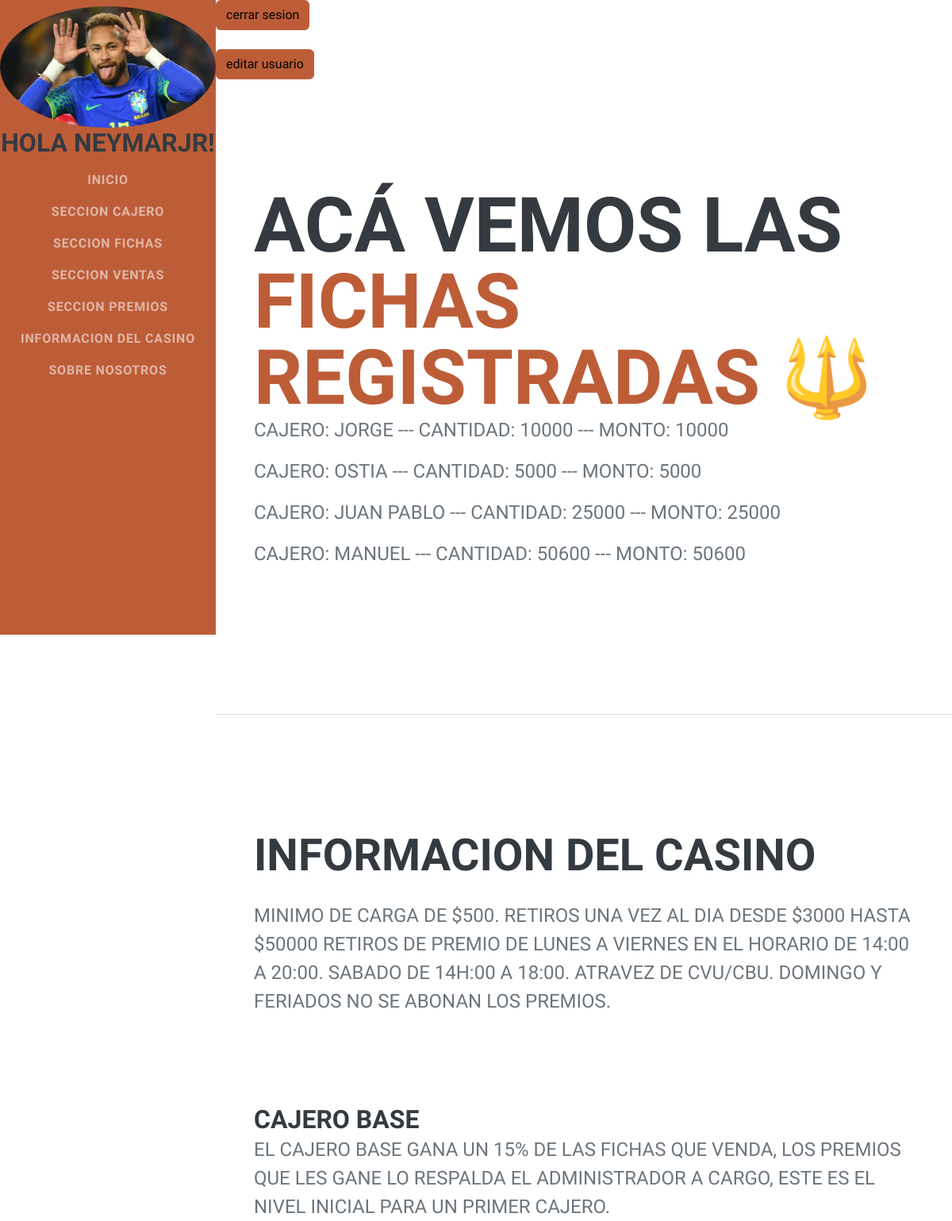
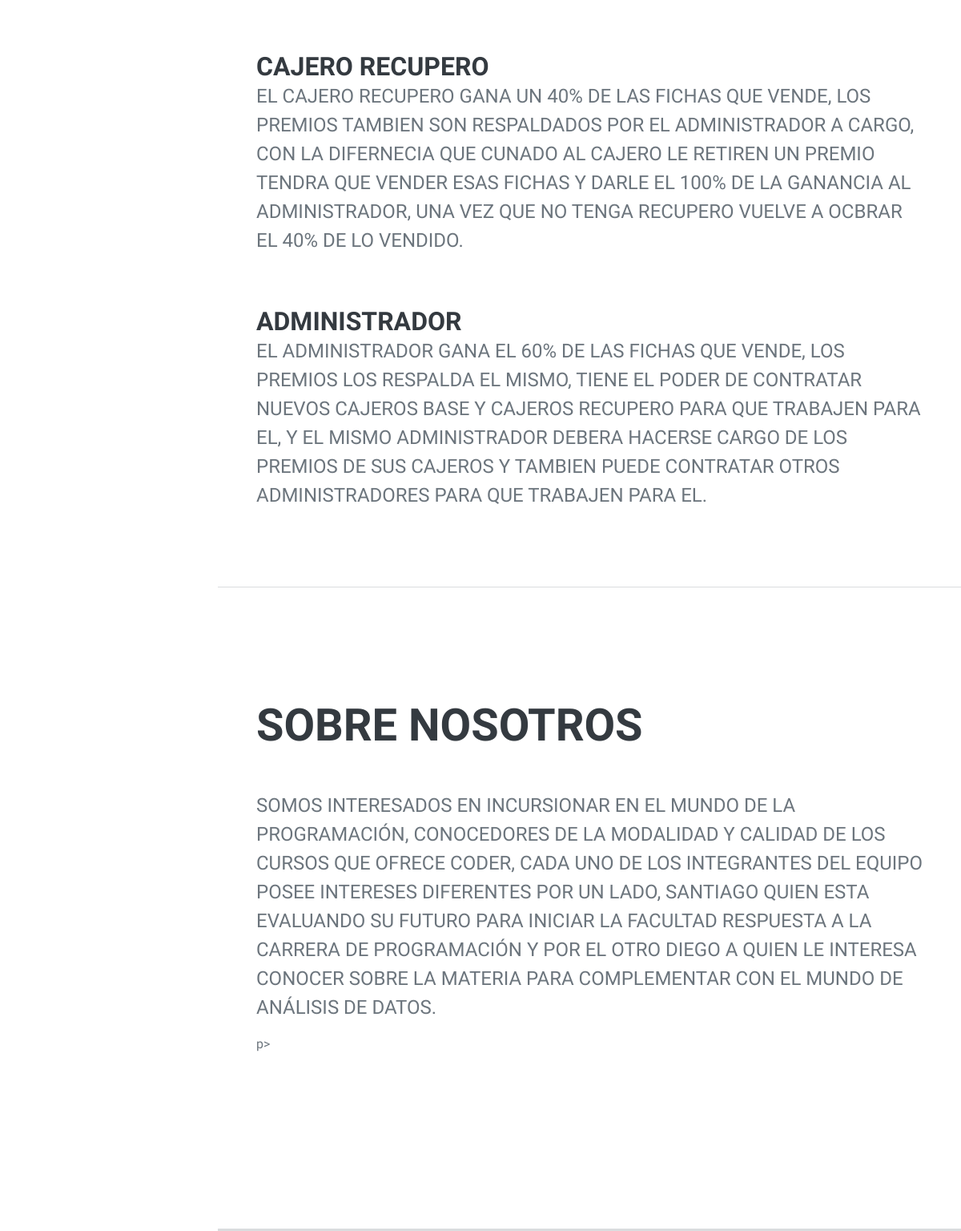
The page /mostrarficha/ (signed in) on the database its author committed (2 pictures, top to bottom).
### Appcasino/models.py (models this page shows, shortened)
class avatar(models.Model):
    user = models.ForeignKey(User,on_delete=models.CASCADE)
    imagen = models.ImageField(cajeros,upload_to='avatares', null=True, blank=True)

class fichas (models.Model):
    cajero = models.CharField (max_length = 25)
    cantidad = models.IntegerField ()
    precio = models.IntegerField ()
    porcentaje = models.IntegerField ()

### Appcasino/views.py (the view)
# urls.py: path("mostrarficha/",mostrar_fichas, name = "mfichas"),
@login_required
def mostrar_fichas (request):
    mis_fichas = fichas.objects.all()
    info = {"fichas":mis_fichas}
    return render (request, "mostrarfichas.html",info)

### Appcasino/templates/mostrarfichas.html
{% extends "padre.html" %}
{% block titulo1 %}Acá vemos las
{% endblock %}
{% block titulo2 %} FICHAS REGISTRADAS
{% endblock %}
{% block titulo3 %}
{% for x in fichas %}
<p>cajero:  {{x.cajero}} --- cantidad: {{x.cantidad}} --- monto: {{x.precio}}   </p>
 {% endfor %}
{% endblock %}

### Appcasino/templates/padre.html (shortened to what this page needs)
<!DOCTYPE html>
<html lang="en">
    <head>
        {% load static %}
        <link href="{% static 'Appcasino/css/styles.css' %}" rel="stylesheet" />
    </head>
    <body id="page-top">
        <nav class="navbar navbar-expand-lg navbar-dark bg-primary fixed-top" id="sideNav">
        <img class="img-fluid img-profile rounded-circle mx-auto mb-0" src="{{user.avatar_set.last.imagen.url}}" alt="..." /></span>
            <div class="collapse navbar-collapse" id="navbarResponsive">
                <ul class="navbar-nav">
                    {% if user.is_authenticated %}
                    <h3> Hola {{user}}! </h3>
                    {% else  %}
                    <p></p>
                    {% endif %}
                    <li class="nav-item"><a class="nav-link js-scroll-trigger" href="{% url 'inicio' %}">inicio</a></li>
                    <li class="nav-item"><a class="nav-link js-scroll-trigger" href="{% url 'vcajeros' %}">Seccion Cajero</a></li>
                    <li class="nav-item"><a class="nav-link js-scroll-trigger" href="{% url 'vfichas' %}">Seccion fichas</a></li>
                    <li class="nav-item"><a class="nav-link js-scroll-trigger" href="{% url 'vventas' %}">Seccion ventas</a></li>
                    <li class="nav-item"><a class="nav-link js-scroll-trigger" href="{% url 'vpremios' %}">Seccion premios</a></li>
                    <li class="nav-item"><a class="nav-link js-scroll-trigger" href="#informacion-casino">INFORMACION DEL CASINO</a></li>
                    <li class="nav-item"><a class="nav-link js-scroll-trigger" href="#beneficios">SOBRE NOSOTROS</a></li>
                </ul>
            </div>
        </nav>
        <div class="container-fluid p-0">
            {% if user.is_authenticated %}
            <a class="btn btn-primary btn-elevate kt-login__btn-primary" href=" {% url 'cerrarsesion' %} ">cerrar sesion</a>
           <br><br>
           <a class="btn btn-primary btn-elevate kt-login__btn-primary" href=" {% url 'editarusuario' %} ">editar usuario</a>
           {% else  %}
           <br>
           <a class="btn btn-primary btn-elevate kt-login__btn-primary" href=" {% url 'login' %} ">iniciar sesion</a>
            <br> <br>
            <a class="btn btn-primary btn-elevate kt-login__btn-primary" href=" {% url 'registro' %} ">registrarse</a>
           {% endif %}
  <section class="resume-section" id="about">
                <div class="resume-section-content">
                    <h1 class="mb-0">
                        {% block titulo1 %} {% endblock %}
                        <span class="text-primary"> {% block titulo2 %} {% endblock %}🔱</span>
                    </h1>
                    <div class="subheading mb-5">
                        {% block titulo3 %} {% endblock %}    {% block titulo4 %} {% endblock %}
                    </div>
                </div>
            </section>
            <hr class="m-0" />
            <section class="resume-section" id="experience">
                <div class="resume-section-content">
                    <div class="d-flex flex-column flex-md-row justify-content-between mb-5">
                        <div class="flex-grow-1">
                        </div>
                    </div>
                    <div class="d-flex flex-column flex-md-row justify-content-between mb-5">
                        <div id="informacion-casino" class="d-flex flex-column flex-md-row justify-content-between mb-5">
                            <div class="flex-grow-1">
                                <h2 class="mb-4">INFORMACION DEL CASINO</h2>
                                <div class="subheading mb-3">minimo de carga de $500.
                                    Retiros una vez al dia desde $3000 hasta $50000 retiros de premio de lunes a viernes en el horario de 14:00 a 20:00. Sabado de 14h:00 a 18:00. atravez de CVU/CBU. Domingo y feriados no se abonan los premios. </div>
                            </div>
                        </div>
                    </div>
                    <div class="d-flex flex-column flex-md-row justify-content-between mb-5">
                        <div class="flex-grow-1">
                            <h3 class="mb-0">cajero base</h3>
                            <div class="subheading mb-3">El cajero base gana un 15% de las fichas que venda, los premios que les gane lo respalda el administrador a cargo, este es el nivel inicial para un primer cajero.</div>
                        </div>
                    </div>
                    <div class="d-flex flex-column flex-md-row justify-content-between mb-5">
                        <div class="flex-grow-1">
                            <h3 class="mb-0">Cajero Recupero</h3>
                            <div class="subheading mb-3">El cajero recupero gana un 40% de las fichas que vende, los premios tambien son respaldados por el administrador a cargo, con la difernecia que cunado al cajero le retiren un premio tendra que vender esas fichas y darle el 100% de la ganancia al administrador, una vez que no tenga recupero vuelve a ocbrar el 40% de lo vendido.</div>
                        </div>
                    </div>
                    <div class="d-flex flex-column flex-md-row justify-content-between">
                        <div class="flex-grow-1">
                            <h3 class="mb-0">ADMINISTRADOR</h3>
                            <div class="subheading mb-3">El administrador gana el 60% de las fichas que vende, los premios los respalda el mismo, tiene el poder de contratar nuevos cajeros base y cajeros recupero para que trabajen para el, y el mismo administrador debera hacerse cargo de los premios de sus cajeros y tambien puede contratar otros administradores para que trabajen para el.</div>
                        </div>
                    </div>
                </div>
            </section>
            <hr class="m-0" />
            <section class="resume-section" id="education">
                <div class="resume-section-content">
                    <h2 class="mb-5">SOBRE NOSOTROS</h2>
                    <div class="d-flex flex-column flex-md-row justify-content-between mb-5">
                        <div id="beneficios" class="flex-grow-1">
                            <div class="subheading mb-3">Somos interesados en incursionar en el mundo de la programación, conocedores de la modalidad y calidad de los cursos que ofrece CODER, cada uno de los integrantes del equipo posee intereses diferentes por un lado, Santiago quien esta evaluando su futuro para iniciar la Facultad respuesta a la carrera de programación y por el otro Diego a quien le interesa conocer sobre la materia para complementar con el mundo de Análisis de Datos.</div>                            <div></div>
                            p></p>
                        </div>
                    </div>
                    <div class="d-flex flex-column flex-md-row justify-content-between">
                        <div class="flex-grow-1">
                        </div>
                    </div>
                </div>
            </section>

### rows shown on the page
fichas: cajero "JORGE", cantidad "10000", precio "10000"
fichas: cajero "OSTIA", cantidad "5000", precio "5000"
fichas: cajero "JUAN PABLO", cantidad "25000", precio "25000"
fichas: cajero "MANUEL", cantidad "50600", precio "50600"

### other values the page prints
{{ user }} "NEYMARJR"
